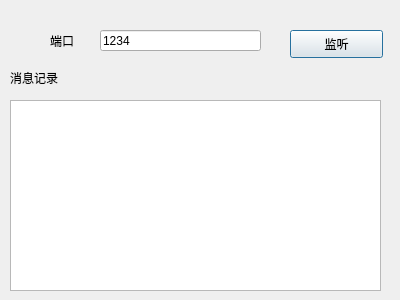
<?xml version="1.0" encoding="UTF-8"?>
<ui version="4.0">
 <class>ServerDialog</class>
 <widget class="QDialog" name="ServerDialog">
  <property name="geometry">
   <rect>
    <x>0</x>
    <y>0</y>
    <width>400</width>
    <height>300</height>
   </rect>
  </property>
  <property name="windowTitle">
   <string>Dialog</string>
  </property>
  <widget class="QLabel" name="labelPort">
   <property name="geometry">
    <rect>
     <x>50</x>
     <y>30</y>
     <width>41</width>
     <height>21</height>
    </rect>
   </property>
   <property name="text">
    <string>端口</string>
   </property>
  </widget>
  <widget class="QLabel" name="labelMsg">
   <property name="geometry">
    <rect>
     <x>10</x>
     <y>70</y>
     <width>72</width>
     <height>15</height>
    </rect>
   </property>
   <property name="text">
    <string>消息记录</string>
   </property>
  </widget>
  <widget class="QListWidget" name="listWidgetMsg">
   <property name="geometry">
    <rect>
     <x>10</x>
     <y>100</y>
     <width>371</width>
     <height>191</height>
    </rect>
   </property>
  </widget>
  <widget class="QLineEdit" name="lineEditPort">
   <property name="geometry">
    <rect>
     <x>100</x>
     <y>30</y>
     <width>161</width>
     <height>21</height>
    </rect>
   </property>
   <property name="text">
    <string>1234</string>
   </property>
  </widget>
  <widget class="QPushButton" name="pushButton">
   <property name="geometry">
    <rect>
     <x>290</x>
     <y>30</y>
     <width>93</width>
     <height>28</height>
    </rect>
   </property>
   <property name="text">
    <string>监听</string>
   </property>
  </widget>
 </widget>
 <resources/>
 <connections/>
</ui>
